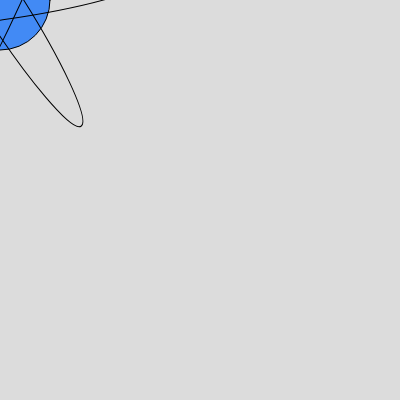
Frame 1 (no input)
Frame 60 (no input): identical to frame 1, image omitted
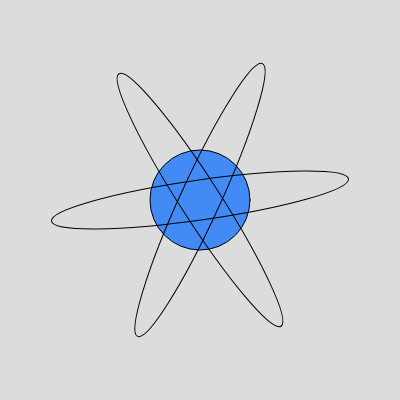
Frame 120 (the mouse pressed at the canvas centre since frame 60)

The p5.js sketch that drew these frames (run headless with seeded random() and noise() and a simulated clock; from frame 60 on, the mouse is pressed at the canvas centre):

// p5.js sketch
// ── sketch.js
// DM2008 — Activity 3b
// One Function Wonder (30 min)
//
// Write a function that draws a shape or group of shapes.
// It should take at least one parameter — try x, y, size, or color.
// Call it several times with different values to create variation.
//
// Ideas: a simple face, a flower, a house, an icon.
// Example: myShape(100, 200, 50); myShape(300, 200, 80);
//
// Stretch: call your function inside a for loop to create a repeating pattern.
let atomcolor;
function setup() {
  createCanvas(400, 400);
  rectMode(CENTER);
  

}
let atomx= 100;
//let atomcolor= color(66, 138, 245);
let atomy= 50;
function draw() {
  background(220);
  fill(66, 138, 245);
  ellipse(mouseX,mouseY, atomx, atomx);
  noFill();
  rectMode(CENTER)
  translate (mouseX, mouseY)
  rotate(1)
  ellipse (0,0, atomx*3, atomx/2.5)
  rotate(1)
  ellipse (0,0, atomx*3, atomx/2.5)
  rotate(1)
  ellipse (0,0, atomx*3, atomx/2.5)

  // Call your function here with different values each time
}

// Define your function outside draw()
// It can be called from anywhere in your sketch

function myShape(x, y, s) {
  ellipse(x, y, s, s);
}
